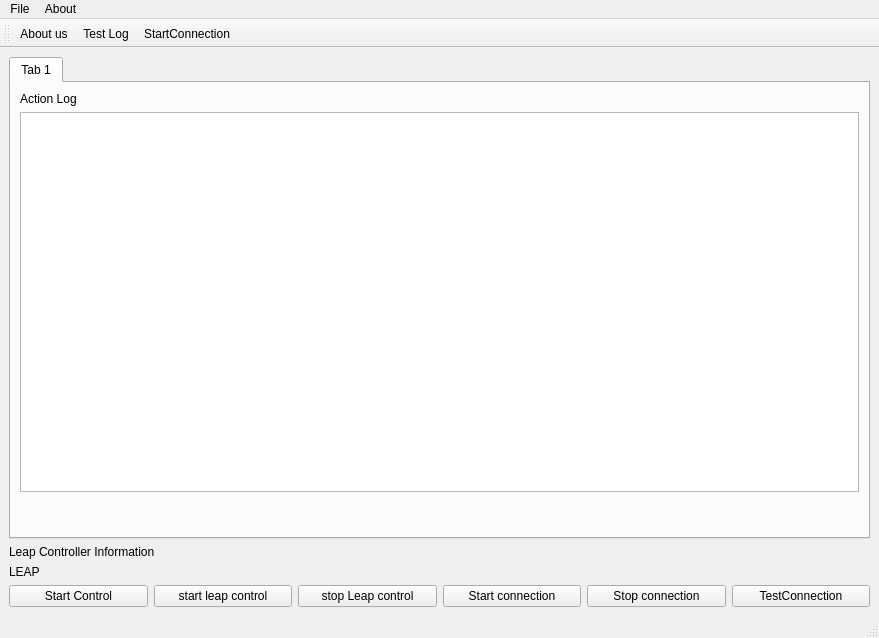
<?xml version="1.0" encoding="UTF-8"?>
<ui version="4.0">
 <class>MainWindow</class>
 <widget class="QMainWindow" name="MainWindow">
  <property name="geometry">
   <rect>
    <x>0</x>
    <y>0</y>
    <width>879</width>
    <height>638</height>
   </rect>
  </property>
  <property name="windowTitle">
   <string>MainWindow</string>
  </property>
  <widget class="QWidget" name="centralwidget">
   <property name="sizePolicy">
    <sizepolicy hsizetype="Expanding" vsizetype="Expanding">
     <horstretch>0</horstretch>
     <verstretch>0</verstretch>
    </sizepolicy>
   </property>
   <layout class="QVBoxLayout" name="verticalLayout_3">
    <item>
     <widget class="QTabWidget" name="tabWidget">
      <property name="sizePolicy">
       <sizepolicy hsizetype="Expanding" vsizetype="Expanding">
        <horstretch>100</horstretch>
        <verstretch>100</verstretch>
       </sizepolicy>
      </property>
      <widget class="QWidget" name="MainPage">
       <property name="sizePolicy">
        <sizepolicy hsizetype="Expanding" vsizetype="Expanding">
         <horstretch>0</horstretch>
         <verstretch>0</verstretch>
        </sizepolicy>
       </property>
       <attribute name="title">
        <string>Tab 1</string>
       </attribute>
       <layout class="QVBoxLayout" name="verticalLayout_2">
        <item>
         <layout class="QVBoxLayout" name="verticalLayout">
          <item>
           <widget class="QLabel" name="label">
            <property name="text">
             <string>Action Log</string>
            </property>
           </widget>
          </item>
          <item>
           <widget class="QListWidget" name="logList"/>
          </item>
          <item>
           <widget class="QWidget" name="widget" native="true">
            <property name="sizePolicy">
             <sizepolicy hsizetype="Preferred" vsizetype="Fixed">
              <horstretch>0</horstretch>
              <verstretch>0</verstretch>
             </sizepolicy>
            </property>
            <property name="minimumSize">
             <size>
              <width>0</width>
              <height>30</height>
             </size>
            </property>
            <layout class="QVBoxLayout" name="verticalLayout_4"/>
           </widget>
          </item>
         </layout>
        </item>
       </layout>
      </widget>
     </widget>
    </item>
    <item>
     <widget class="QWidget" name="widget_2" native="true">
      <layout class="QVBoxLayout" name="verticalLayout_5">
       <property name="leftMargin">
        <number>0</number>
       </property>
       <property name="topMargin">
        <number>0</number>
       </property>
       <property name="rightMargin">
        <number>0</number>
       </property>
       <property name="bottomMargin">
        <number>0</number>
       </property>
       <item>
        <widget class="QLabel" name="label_2">
         <property name="text">
          <string>Leap Controller Information</string>
         </property>
        </widget>
       </item>
       <item>
        <widget class="QLabel" name="leapInfo">
         <property name="sizePolicy">
          <sizepolicy hsizetype="Expanding" vsizetype="Expanding">
           <horstretch>0</horstretch>
           <verstretch>0</verstretch>
          </sizepolicy>
         </property>
         <property name="text">
          <string>LEAP</string>
         </property>
        </widget>
       </item>
      </layout>
     </widget>
    </item>
    <item>
     <layout class="QHBoxLayout" name="horizontalLayout">
      <item>
       <widget class="QPushButton" name="startController">
        <property name="text">
         <string>Start Control</string>
        </property>
       </widget>
      </item>
      <item>
       <widget class="QPushButton" name="startLeapController">
        <property name="text">
         <string>start leap control</string>
        </property>
       </widget>
      </item>
      <item>
       <widget class="QPushButton" name="stopLeapController">
        <property name="text">
         <string>stop Leap control</string>
        </property>
       </widget>
      </item>
      <item>
       <widget class="QPushButton" name="startConnection">
        <property name="text">
         <string>Start connection</string>
        </property>
       </widget>
      </item>
      <item>
       <widget class="QPushButton" name="stopConnection">
        <property name="text">
         <string>Stop connection</string>
        </property>
       </widget>
      </item>
      <item>
       <widget class="QPushButton" name="testConnection">
        <property name="text">
         <string>TestConnection</string>
        </property>
       </widget>
      </item>
     </layout>
    </item>
   </layout>
  </widget>
  <widget class="QMenuBar" name="menubar">
   <property name="geometry">
    <rect>
     <x>0</x>
     <y>0</y>
     <width>879</width>
     <height>22</height>
    </rect>
   </property>
   <widget class="QMenu" name="menuFile">
    <property name="title">
     <string>File</string>
    </property>
    <addaction name="actionTesting"/>
    <addaction name="actionStartConnection"/>
   </widget>
   <widget class="QMenu" name="menuAbout">
    <property name="title">
     <string>About</string>
    </property>
    <addaction name="actionHelp"/>
    <addaction name="actionAbout_us"/>
   </widget>
   <addaction name="menuFile"/>
   <addaction name="menuAbout"/>
  </widget>
  <widget class="QStatusBar" name="statusbar"/>
  <widget class="QToolBar" name="toolBar">
   <property name="windowTitle">
    <string>toolBar</string>
   </property>
   <attribute name="toolBarArea">
    <enum>TopToolBarArea</enum>
   </attribute>
   <attribute name="toolBarBreak">
    <bool>false</bool>
   </attribute>
   <addaction name="actionAbout_us"/>
   <addaction name="actionTesting"/>
   <addaction name="actionStartConnection"/>
  </widget>
  <action name="actionAbout_us">
   <property name="text">
    <string>About us</string>
   </property>
  </action>
  <action name="actionHelp">
   <property name="text">
    <string>Help</string>
   </property>
  </action>
  <action name="actionTesting">
   <property name="text">
    <string>Test Log</string>
   </property>
  </action>
  <action name="actionStartConnection">
   <property name="text">
    <string>StartConnection</string>
   </property>
  </action>
 </widget>
 <resources/>
 <connections/>
</ui>
